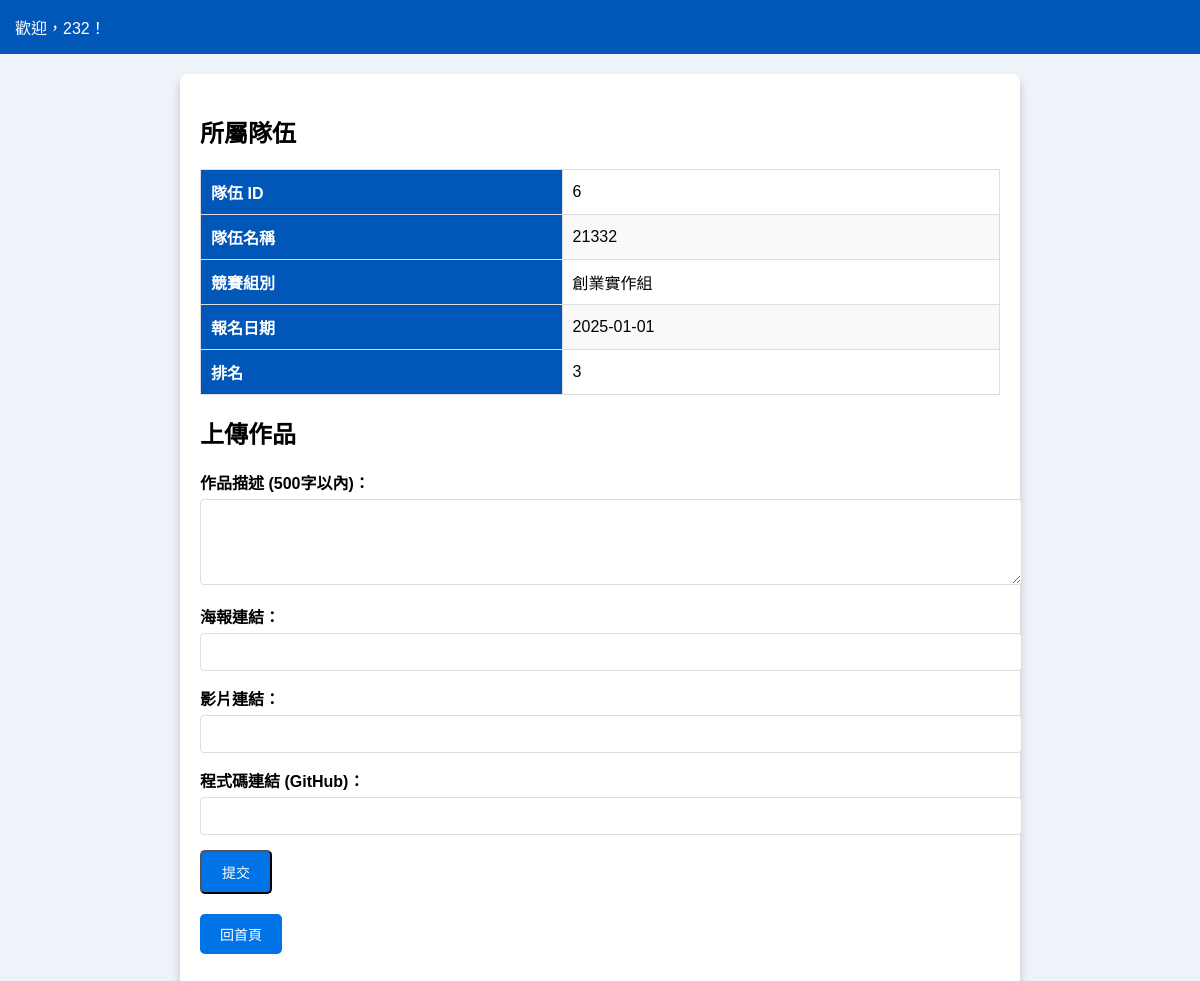
Before: /database_PJ/student_dashboard.php (signed in) with the older database file.
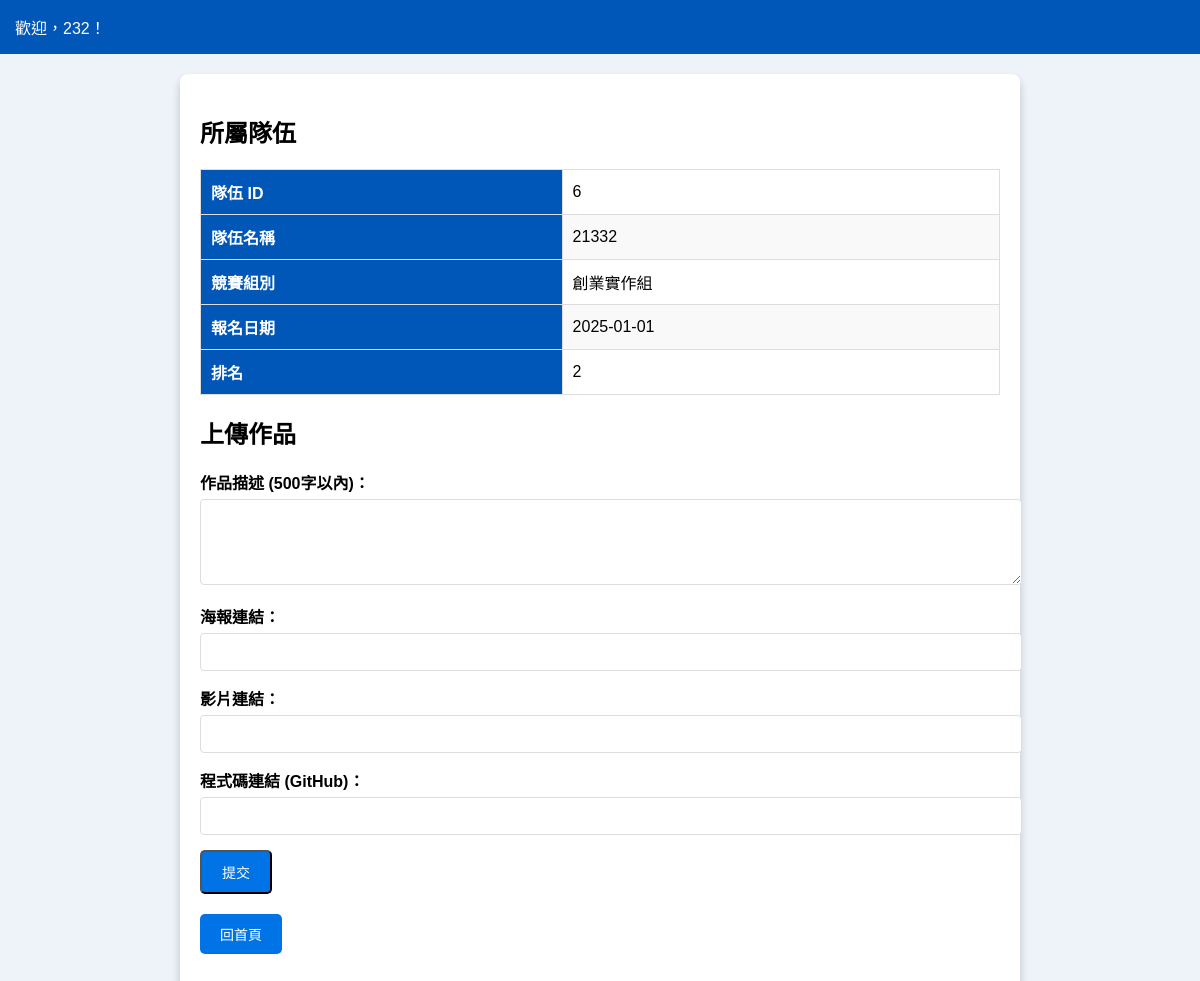
After: the same page with the newer database file.
### tables this page shows
CREATE TABLE `team` (
  `TeamID` int(11) NOT NULL,
  `competition_category` varchar(10) NOT NULL,
  `TeamName` varchar(100) NOT NULL,
  `RegistrationDate` date NOT NULL,
  `Rank` int(11) DEFAULT NULL,
  `TeacherID` int(11) NOT NULL
);

### database_PJ/student_dashboard.php (the view, shortened to what this page needs)
<?php
require_once 'db_connection.php';
$student_id = $_SESSION['student_id'];
try {
    $sql_student = "SELECT Name FROM teammember WHERE StudentID = :student_id";
    $stmt_student = $pdo->prepare($sql_student);
    $stmt_student->bindParam(':student_id', $student_id, PDO::PARAM_STR);
    $stmt_student->execute();
    $student = $stmt_student->fetch(PDO::FETCH_ASSOC);
    $sql_team = "SELECT t.TeamID, t.TeamName, t.competition_category, t.RegistrationDate, t.Rank
                 FROM team t
                 INNER JOIN teammember tm ON t.TeamID = tm.TeamID
                 WHERE tm.StudentID = :student_id";
    $stmt_team = $pdo->prepare($sql_team);
    $stmt_team->bindParam(':student_id', $student_id, PDO::PARAM_STR);
    $stmt_team->execute();
    $team = $stmt_team->fetch(PDO::FETCH_ASSOC);
} catch (PDOException $e) {
    $message = "資料獲取失敗: " . $e->getMessage();
}
?>
<!DOCTYPE html>
<html lang="zh-TW">
<head>
</head>
<body>
    <header>
        <div class="welcome">
            歡迎，<?= htmlspecialchars($student['Name']) ?>！
        </div>
    </header>
    <div class="container">
        <h2>所屬隊伍</h2>
        <?php if ($team): ?>
            <table>
                <tr>
                    <th>隊伍 ID</th>
                    <td><?= htmlspecialchars($team['TeamID']) ?></td>
                </tr>
                <tr>
                    <th>隊伍名稱</th>
                    <td><?= htmlspecialchars($team['TeamName']) ?></td>
                </tr>
                <tr>
                    <th>競賽組別</th>
                    <td><?= htmlspecialchars($team['competition_category']) ?></td>
                </tr>
                <tr>
                    <th>報名日期</th>
                    <td><?= htmlspecialchars($team['RegistrationDate']) ?></td>
                </tr>
                <tr>
                    <th>排名</th>
                    <td><?= htmlspecialchars($team['Rank'] !== null ? $team['Rank'] : '未排名') ?></td>
                </tr>
            </table>
        <?php else: ?>
            <p>目前尚未加入任何隊伍。</p>
        <?php endif; ?>
        <h2>上傳作品</h2>
        <form method="POST" action="">
            <div class="form-group">
                <label for="description">作品描述 (500字以內)：</label>
                <textarea id="description" name="description" rows="4" maxlength="500" required></textarea>
            </div>
            <div class="form-group">
                <label for="poster_link">海報連結：</label>
                <input type="url" id="poster_link" name="poster_link" required>
            </div>
            <div class="form-group">
                <label for="video_link">影片連結：</label>
                <input type="url" id="video_link" name="video_link" required>
            </div>
            <div class="form-group">
                <label for="code_link">程式碼連結 (GitHub)：</label>
                <input type="url" id="code_link" name="code_link" required>
            </div>
            <button type="submit" name="submit_submission" class="btn">提交</button>
        </form>
        <a href="index.php" class="btn">回首頁</a>
    </div>
</body>
</html>

Changed rows visible on the page:
changed team "創業實作組": Rank "3" → "2"
